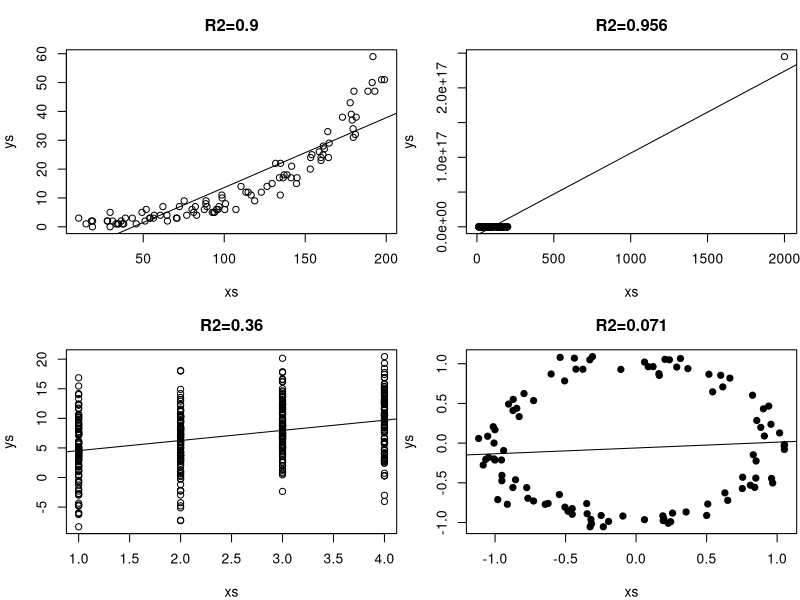

This chart was generated by the following R code:
#illustrating misdeading R^2 as a measure of quality of fit 

pdf(file="Fig4ReadMe.pdf")

par(mfrow=c(2,2),mar=c(4,4,3,0.2))
set.seed(123)
n<-100
xs<-runif(n,10,200)
Eys<-exp(0.04+0.02*xs)
ys<-rpois(n,Eys)
plot(ys~xs,main=paste0("R2=",round(cor(ys,xs),3)))
abline(lm(ys~xs))


n<-100
xs<-c(runif(n,10,200),2000)
Eys<-exp(0.04+0.02*xs)
ys<-rpois(n+1,Eys)
plot(ys~xs,main=paste0("R2=",round(cor(ys,xs),3)))
abline(lm(ys~xs))


xs<-rep(1:4,each=100)
Eys<-2+2*xs
ys<-rnorm(400,mean=Eys,sd=5)
plot(ys~xs,main=paste0("R2=",round(cor(ys,xs),3)))
abline(lm(ys~xs))

# Setting up the parameters for the circle
radius <- 1
n_points <- 1000
# Generating points around the circle
theta <- seq(0, 2 * pi, length.out = n_points)
x <- radius * cos(theta)
y <- radius * sin(theta)
# Plotting the circle
#plot(x, y, type = 'l', col = 'blue', xlab = 'X', ylab = 'Y', asp = 1,
#     main = 'Circle with Points')
# Adding random points on the circle
points_on_circle <- sample(seq(1, n_points), 100)  # Randomly selecting 100 points
xs<-rnorm(100,mean=x[points_on_circle],sd=0.08)
ys<-rnorm(100,mean=y[points_on_circle],sd=0.08)
plot(xs,ys, pch = 19,main=paste0("R2=",round(cor(ys,xs),3)))
abline(lm(ys~xs))

dev.off()
